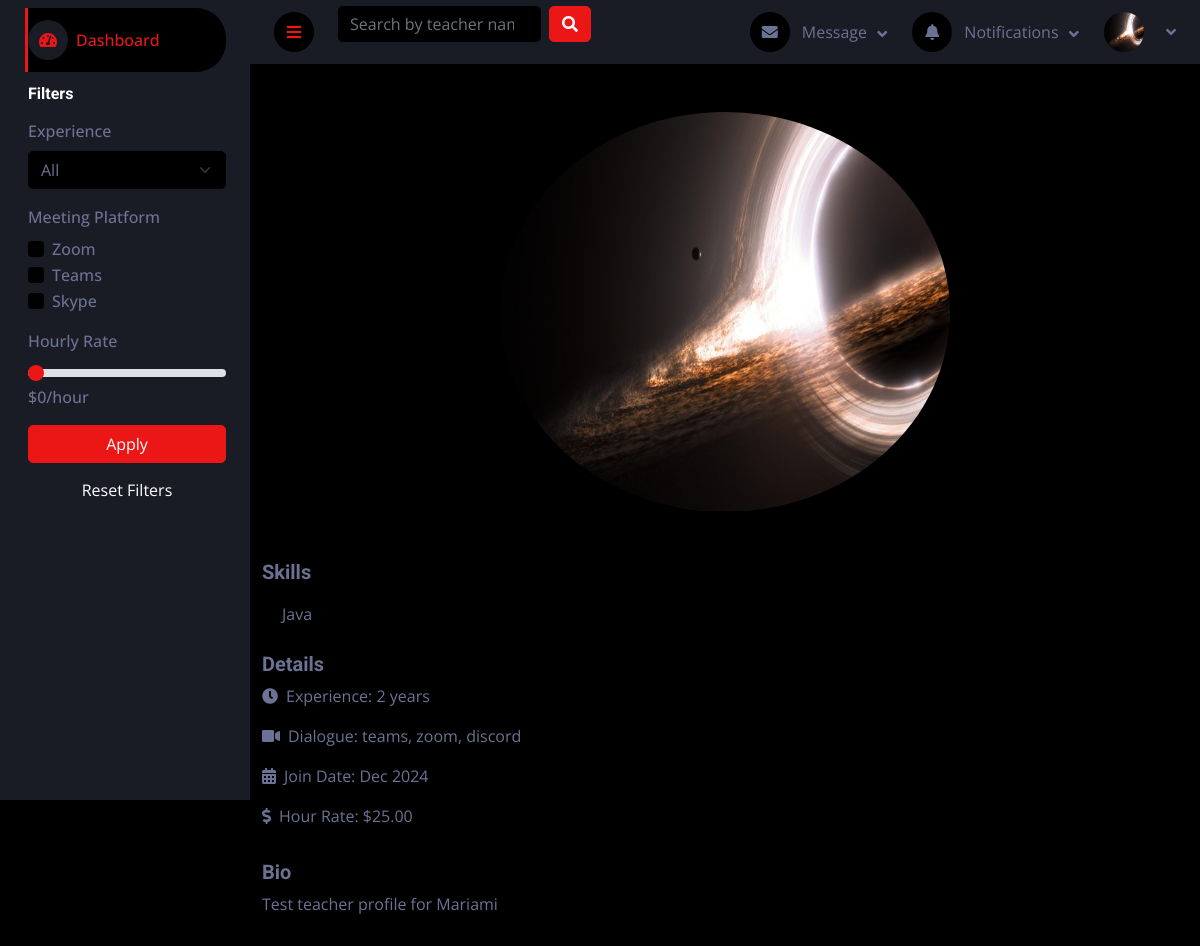
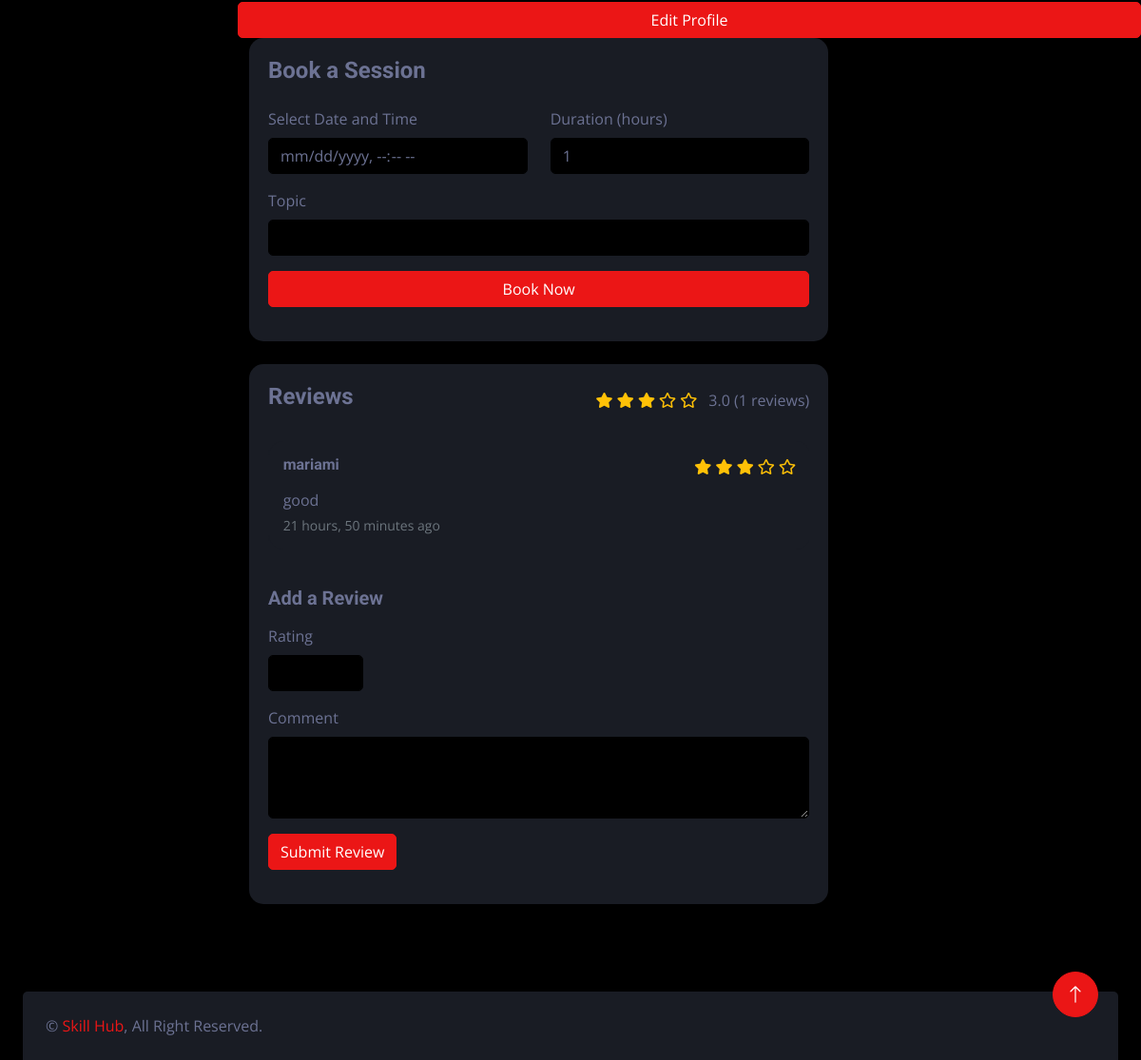
Page /teaching/teacher/1/ on the committed database (2 pictures, top to bottom).
### users/models.py (models this page shows, shortened)
class User(AbstractUser):
    ROLES = (
        ('student', 'Student'),
        ('teacher', 'Teacher'),
    )
    role = models.CharField(max_length=10, choices=ROLES)
    bio = models.TextField(blank=True, null=True)
    profile_picture = models.ImageField(upload_to='profile_pictures/', blank=True, null=True)
    date_joined = models.DateTimeField(auto_now_add=True)
    updated_at = models.DateTimeField(auto_now=True)
    class Meta:
        verbose_name = 'User'
        verbose_name_plural = 'Users'

### teaching/models.py (models this page shows, shortened)
class Skill(models.Model):
    name = models.CharField(max_length=100)
    description = models.TextField(blank=True, null=True)

class TeacherProfile(models.Model):
    user = models.OneToOneField(settings.AUTH_USER_MODEL, on_delete=models.CASCADE, related_name='teacher_profile')
    profile_picture = models.ImageField(upload_to='profile_pictures/', blank=True, null=True)
    bio = models.TextField(null=True, blank=True)
    skills = models.ManyToManyField(Skill, blank=True)
    hourly_rate = models.DecimalField(max_digits=6, decimal_places=2, default=0.0)
    communication_methods = models.JSONField(default=list, blank=True)
    experience_years = models.PositiveIntegerField(default=0)
    rating = models.FloatField(default=0, validators=[MinValueValidator(0), MaxValueValidator(5)])
    total_reviews = models.PositiveIntegerField(default=0)
    join_date = models.DateField(auto_now_add=True)

class Review(models.Model):
    teacher_profile = models.ForeignKey(TeacherProfile, on_delete=models.CASCADE, related_name='reviews')
    student = models.ForeignKey(settings.AUTH_USER_MODEL, on_delete=models.CASCADE)
    rating = models.PositiveIntegerField(validators=[MinValueValidator(1), MaxValueValidator(5)])
    comment = models.TextField()
    created_at = models.DateTimeField(auto_now_add=True)
    class Meta:
        unique_together = ('teacher_profile', 'student')

### teaching/views.py (the view)
# urls.py: path('teacher/<int:teacher_id>/', views.teacher_profile_view, name='teacher_profile'),
def teacher_profile_view(request, teacher_id):
    teacher_profile = TeacherProfile.objects.get(id=teacher_id)
    reviews = Review.objects.filter(teacher_profile=teacher_profile).order_by('-created_at')
    avg_rating = reviews.aggregate(avg=Avg('rating'))['avg'] or 0
    review_count = reviews.count()
    context = {
        'teacher_profile': teacher_profile,
        'user': teacher_profile.user,
        'skills': teacher_profile.skills,
        'communication_methods': teacher_profile.communication_methods,
        'reviews': reviews,
        'avg_rating': avg_rating,
        'review_count': review_count,
    }
    return render(request, 'users/profile_teacher.html', context)

### bookings/context_processors.py (called while the page is built)
def unread_notifications(request):
    if request.user.is_authenticated:
        notifications = Notification.objects.filter(recipient=request.user, is_read=False)
        return {'notifications': notifications}
    return {'notifications': []}

### teaching/templatetags/custom_tags.py (called while the page is built)
@register.filter
def range_from(value):
    try:
        return range(int(value))
    except (TypeError, ValueError):
        return range(0)

@register.filter
def remaining_stars(value):
    try:
        return range(5 - int(float(value)))
    except (TypeError, ValueError):
        return range(5)

### users/context_processors.py (called while the page is built)
def navbar_data(request):
    if request.user.is_authenticated:
        messages = Message.objects.filter(receiver=request.user).order_by('-timestamp')[:5]
        notifications = Notification.objects.filter(user=request.user).order_by('-timestamp')[:5]
        return {'messages': messages, 'notifications': notifications}
    return {}

### users/templates/users/profile_teacher.html (shortened to what this page needs)
{% extends 'base.html' %}
   {% block content %}
 {% include 'components/sidebar.html' %}
    <div class="container py-5">
        <div class="row">
            {% include 'components/teacher_info.html' %}
            <a href="{% url 'teacher_profile_edit' %}" class="btn btn-primary">Edit Profile</a>
            <div class="col-lg-8">
                    {% include 'components/booking.html' with profile_teacher=teacher %}
                    {% include 'components/review.html' with profile_teacher=teacher %}
            </div>
        </div>
    </div>
{% endblock %}

### templates/components/navbar.html (shortened to what this page needs)
<nav class="navbar navbar-expand bg-secondary navbar-dark sticky-top px-4 py-0">
    <a href="#" class="sidebar-toggler flex-shrink-0">
        <i class="fa fa-bars"></i>
    </a>
    <form class="d-none d-md-flex ms-4" action="{% url 'search_teachers' %}" method="get">
        <input
                class="form-control bg-dark border-0"
                type="search"
                name="q"
                placeholder="Search by teacher name or skill..."
                value="{{ request.GET.q|default:'' }}">
        <button class="btn btn-primary ms-2" type="submit">
            <i class="fa fa-search"></i>
        </button>
    </form>
    <div class="navbar-nav align-items-center ms-auto">
        <div class="nav-item dropdown">
            <a href="#" class="nav-link dropdown-toggle" data-bs-toggle="dropdown">
                <i class="fa fa-envelope me-lg-2"></i>
                <span class="d-none d-lg-inline-flex">Message</span>
            </a>
        </div>
        <div class="nav-item dropdown">
            <a href="#" class="nav-link dropdown-toggle" data-bs-toggle="dropdown">
                <i class="fa fa-bell me-lg-2"></i>
                <span class="d-none d-lg-inline-flex">Notifications</span>
            </a>
        </div>
        <div class="nav-item dropdown">
            <a href="#" class="nav-link dropdown-toggle" data-bs-toggle="dropdown">
                {% if user.profile_picture %}
                <img class="rounded-circle me-lg-2" src="{{ user.profile_picture.url }}" alt=""
                     style="width: 40px; height: 40px;">
                {% else %}
                <div class="rounded-circle me-lg-2 bg-light d-flex align-items-center justify-content-center"
                     style="width: 40px; height: 40px;">
                    <i class="fas fa-user"></i>
                </div>
                {% endif %}
            </a>
        </div>
    </div>
</nav>

### templates/components/teacher_info.html (shortened to what this page needs)
<div class="text-center mb-4">
    {% if user.profile_picture %}
        <img width="450" height="400" src="{{ user.profile_picture.url }}" class="rounded-circle mb-3" alt="Profile Picture">
    {% endif %}
</div>
<div class="mb-3">
    <h5 class="text-light">Skills</h5>
    <div class="d-flex flex-wrap">
        {% for skill in teacher_profile.skills.all %}
            <span class="skill-badge">{{ skill.name }}</span>
        {% endfor %}
    </div>
</div>
<div class="mb-3">
    <h5 class="text-light">Details</h5>
    <p><i class="fas fa-clock me-2"></i>Experience: {{ teacher_profile.experience_years }} years</p>
    <p><i class="fas fa-video me-2"></i>Dialogue: {{ teacher_profile.communication_methods|join:", " }}</p>
    <p><i class="fas fa-calendar-alt me-2"></i>Join Date: {{ teacher_profile.join_date|date:"M Y" }}</p>
    <p><i class="fas fa-dollar-sign me-2"></i>Hour Rate: ${{ teacher_profile.hourly_rate }}</p>
</div>
<div class="mb-3">
    <h5 class="text-light">Bio</h5>
    <p>{{ teacher_profile.bio }}</p>
</div>

### templates/components/review.html (shortened to what this page needs)
{% load custom_tags %}
<div class="profile-section">
    <div class="d-flex justify-content-between align-items-center mb-4">
        <h4 class="text-light">Reviews</h4>
        <div class="star-rating">
            {% for _ in avg_rating|range_from %}
                <i class="fas fa-star"></i>
            {% endfor %}
            {% for _ in avg_rating|remaining_stars %}
                <i class="far fa-star"></i>
            {% endfor %}
            <span class="ms-2 text-light">{{ avg_rating|floatformat:1 }} ({{ review_count }} reviews)</span>
        </div>
    </div>
    {% if reviews %}
        <div class="testimonial-carousel owl-carousel">
            {% for review in reviews %}
                <div class="review-card">
                    <div class="d-flex justify-content-between mb-2">
                        <h6 class="text-light">{{ review.student.username }}</h6>
                        <div class="star-rating">
                            {% for _ in review.rating|range_from %}
                                <i class="fas fa-star"></i>
                            {% endfor %}
                            {% for _ in review.rating|remaining_stars %}
                                <i class="far fa-star"></i>
                            {% endfor %}
                        </div>
                    </div>
                    <p class="mb-1">{{ review.comment }}</p>
                    <small class="text-muted">{{ review.created_at|timesince }} ago</small>
                </div>
            {% endfor %}
        </div>
    {% else %}
        <p class="text-light">No reviews yet. Be the first to leave a review!</p>
    {% endif %}
    <form action="{% url 'add_review' teacher_profile.id %}" method="POST" class="mt-4">
        <h5 class="text-light mb-3">Add a Review</h5>
        <div class="mb-3">
            <label class="form-label">Rating</label>
            <input type="number" name="rating" class="form-control bg-dark text-light rate-input" min="1" max="5">
        </div>
        <div class="mb-3">
            <label class="form-label">Comment</label>
            <textarea name="comment" class="form-control bg-dark text-light" rows="3"></textarea>
        </div>
        <button type="submit" class="btn btn-primary">Submit Review</button>
    </form>
</div>

### static/css/style.css (style rules this page uses)
:root { --primary: #EB1616; --secondary: #191C24; --light: #6C7293; --dark: #000000; }
.btn { transition: .5s; }
.content .navbar .navbar-nav .nav-link { margin-left: 25px; padding: 12px 0; color: var(--light); outline: none; }
.content .navbar .sidebar-toggler, .content .navbar .navbar-nav .nav-link i { width: 40px; height: 40px; display: inline-flex; align-items: center; justify-content: center; background: var(--dark); border-radius: 40px; }
.content .navbar .dropdown-toggle::after { margin-left: 6px; vertical-align: middle; border: none; content: "\f107"; font-family: "Font Awesome 5 Free"; font-weight: 900; transition: .5s; }
.profile-section { background-color: var(--secondary); border-radius: 15px; padding: 20px; margin-bottom: 20px; }
.skill-badge { background-color: var(--dark); color: var(--light); margin: 5px; padding: 5px 15px; border-radius: 20px; }
.review-card { background-color: var(--secondary); border-radius: 15px; padding: 15px; margin-bottom: 15px; }
.star-rating { color: #ffc107; }
.rate-input { max-width: 100px; }

### rows in the picture
User: profile_picture (picture)
Skill: name "Java"
TeacherProfile: experience_years "2", communication_methods "teams, zoom, discord", join_date "Dec 2024", hourly_rate "25.00", bio "Test teacher profile for Mariami"
Review: student.username "mariami", rating 3 (drawn), comment "good", created_at "21 hours, 50 minutes"

### other values in the picture
{{ avg_rating|floatformat:1 }} "3.0"
{{ review_count }} "1"
